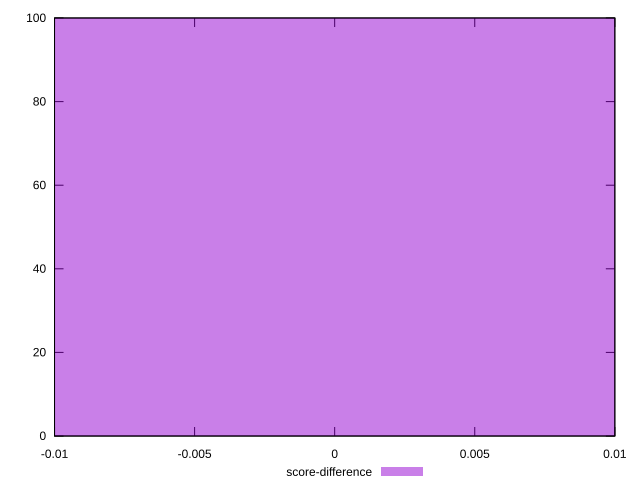

Write the gnuplot code that produced this figure.
reset

$scoreDifference <<EOF
0 100
EOF

set key outside below
set boxwidth 0.1
set xrange [-0.009999964134296482:0.010000035865703518]
set yrange [0:100]
set trange [0:100]
set style fill transparent solid 0.5 noborder
set terminal svg size 640, 490 enhanced background rgb 'white'
set output "report_00008_2021-01-22T20:58:29.167/max-potential-fid/samples/pages+cached+noexternal+nojs/score-difference/histogram.svg"

plot $scoreDifference title "score-difference" with boxes

reset
